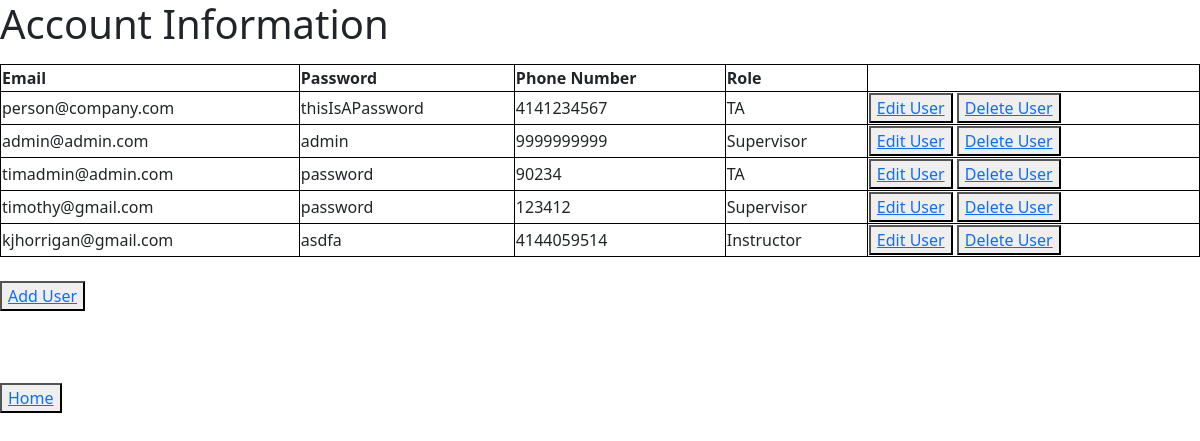
/users/, run on the app's committed database.
### Management/models.py (models this page shows)
class User(models.Model):
    email = models.CharField(max_length=20, primary_key=True)
    password = models.CharField(max_length=20)
    phone = models.CharField(max_length=15)
    role = models.PositiveSmallIntegerField(
        choices=(
            (1, "Supervisor"),
            (2, "Instructor"),
            (3, "TA")
        ))
    def getRole(self):
        role = self.role
        if role == 1:
            return "Supervisor"
        elif role == 2:
            return "Instructor"
        elif role == 3:
            return "TA"
        return

### Management/views.py (the view)
# urls.py: path('users/', users.as_view(), name='users'),
class users(View):
    def get(self, request):
        users = User.objects.all()
        context = {'users': users}
        return render(request, "main/Account/accountEdit.html", context)

### templates/main/Account/accountEdit.html (shortened to what this page needs)
{% extends 'base.html' %}
    {% load crispy_forms_tags %}
    {% load crispy_forms_filters %}
{% block content %}
<h1>Account Information</h1>
<table style="width:100%">
  <tr>
      <th>Email</th>
      <th>Password</th>
    <th>Phone Number</th>
    <th>Role</th>
  </tr>
  {% for user in users %}
  <tr>
    <td>{{ user.email }}</td>
      <td>{{ user.password }}</td>
    <td>{{ user.phone }}</td>
    <td>{{ user.getRole}}</td>
    <td>
        <button type="button"><a href="{% url 'userEdit' user.email%}">Edit User</a></button>
        <button type="button"><a href="{% url 'userDelete' user.email %}">Delete User</a></button>
    </td>
  </tr>
  {% endfor %}
</table> <br>
     <button type="button"><a href="{% url 'userAdd' %}">Add User</a></button> <br> <br>
    <br><br><button type="Home"><a href="{% url 'mainHome' %}">Home</a></button>
{% endblock content %}

### templates/main/Account/accountEdit.html (style rules this page uses)
table, th, td { border:1px solid black; }

### data on the page
User: email "person@company.com", password "thisIsAPassword", phone "4141234567", getRole "TA"
User: email "admin@admin.com", password "admin", phone "9999999999", getRole "Supervisor"
User: email "timadmin@admin.com", password "password", phone "90234", getRole "TA"
User: email "timothy@gmail.com", password "password", phone "123412", getRole "Supervisor"
User: email "kjhorrigan@gmail.com", password "asdfa", phone "4144059514", getRole "Instructor"
